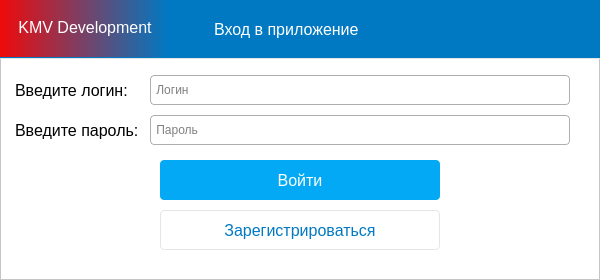
<?xml version="1.0" encoding="UTF-8"?>
<ui version="4.0">
 <class>MainWindow</class>
 <widget class="QMainWindow" name="MainWindow">
  <property name="geometry">
   <rect>
    <x>0</x>
    <y>0</y>
    <width>600</width>
    <height>280</height>
   </rect>
  </property>
  <property name="windowTitle">
   <string>Вход в приложение</string>
  </property>
  <widget class="QWidget" name="centralwidget">
   <widget class="QFrame" name="frame_2">
    <property name="geometry">
     <rect>
      <x>0</x>
      <y>0</y>
      <width>600</width>
      <height>280</height>
     </rect>
    </property>
    <property name="styleSheet">
     <string notr="true">background-color: rgb(255, 255, 255);</string>
    </property>
    <property name="frameShape">
     <enum>QFrame::StyledPanel</enum>
    </property>
    <property name="frameShadow">
     <enum>QFrame::Raised</enum>
    </property>
    <widget class="QPushButton" name="pushButton">
     <property name="geometry">
      <rect>
       <x>160</x>
       <y>160</y>
       <width>280</width>
       <height>40</height>
      </rect>
     </property>
     <property name="font">
      <font>
       <pointsize>12</pointsize>
      </font>
     </property>
     <property name="styleSheet">
      <string notr="true">QPushButton{
background: #03A9F4 ;
border-radius: 4px;
opacity: 1;
text-align: center;
letter-spacing: 0px;
color: #FFFFFF;
text-transform: uppercase;
font-weight: medium; 
}

QPushButton::hover{
background: #0079C2;
}</string>
     </property>
     <property name="text">
      <string>Войти</string>
     </property>
    </widget>
    <widget class="QPushButton" name="pushButton_2">
     <property name="geometry">
      <rect>
       <x>160</x>
       <y>210</y>
       <width>280</width>
       <height>40</height>
      </rect>
     </property>
     <property name="font">
      <font>
       <pointsize>12</pointsize>
      </font>
     </property>
     <property name="styleSheet">
      <string notr="true">QPushButton{
background: #FFFFFF ;
border-radius: 4px;
opacity: 1;
text-align: center;
letter-spacing: 0px;
color: #0079C2;
text-transform: uppercase;
font-weight: medium; 
border: 1px solid #e5e5e5;
}

QPushButton::hover{
background: #e8e8e8;
}</string>
     </property>
     <property name="text">
      <string>Зарегистрироваться</string>
     </property>
    </widget>
    <widget class="QLineEdit" name="lineEdit_2">
     <property name="geometry">
      <rect>
       <x>150</x>
       <y>75</y>
       <width>420</width>
       <height>30</height>
      </rect>
     </property>
     <property name="styleSheet">
      <string notr="true">border-radius: 4px;
border-style: solid;
border-width: 1px; 
border-color: #AFAEAE;</string>
     </property>
     <property name="inputMethodHints">
      <set>Qt::ImhNone</set>
     </property>
     <property name="inputMask">
      <string/>
     </property>
     <property name="echoMode">
      <enum>QLineEdit::Normal</enum>
     </property>
     <property name="placeholderText">
      <string> Логин</string>
     </property>
    </widget>
    <widget class="QLineEdit" name="lineEdit">
     <property name="geometry">
      <rect>
       <x>150</x>
       <y>115</y>
       <width>420</width>
       <height>30</height>
      </rect>
     </property>
     <property name="styleSheet">
      <string notr="true">border-radius: 4px;
border-style: solid;
border-width: 1px; 
border-color: #AFAEAE;</string>
     </property>
     <property name="inputMethodHints">
      <set>Qt::ImhHiddenText|Qt::ImhNoAutoUppercase|Qt::ImhNoPredictiveText|Qt::ImhSensitiveData</set>
     </property>
     <property name="inputMask">
      <string/>
     </property>
     <property name="text">
      <string/>
     </property>
     <property name="frame">
      <bool>true</bool>
     </property>
     <property name="echoMode">
      <enum>QLineEdit::Password</enum>
     </property>
     <property name="placeholderText">
      <string> Пароль</string>
     </property>
    </widget>
    <widget class="QFrame" name="frame">
     <property name="geometry">
      <rect>
       <x>-1</x>
       <y>-1</y>
       <width>842</width>
       <height>60</height>
      </rect>
     </property>
     <property name="styleSheet">
      <string notr="true">background: #0079C2 ;
border: 1px solid #e5e5e5;
</string>
     </property>
     <property name="frameShape">
      <enum>QFrame::StyledPanel</enum>
     </property>
     <property name="frameShadow">
      <enum>QFrame::Raised</enum>
     </property>
     <widget class="QLabel" name="label">
      <property name="geometry">
       <rect>
        <x>-1</x>
        <y>-1</y>
        <width>170</width>
        <height>60</height>
       </rect>
      </property>
      <property name="font">
       <font>
        <pointsize>12</pointsize>
       </font>
      </property>
      <property name="styleSheet">
       <string notr="true">background-color: qlineargradient(spread:pad, x1:0, y1:0, x2:1, y2:0, stop:0 #f10909, stop:1 #0079C2);
letter-spacing: 0px;
text-transform: uppercase;
font-weight: medium; 
border: 1px solid rgb(255, 255, 255);
color: white;
border-style: solid;
border-width: 1px; 
border-color: #0079C2;</string>
      </property>
      <property name="text">
       <string>&lt;html&gt;&lt;head/&gt;&lt;body&gt;&lt;p align=&quot;center&quot;&gt;&lt;span style=&quot; font-size:12pt;&quot;&gt;KMV Development&lt;/span&gt;&lt;/p&gt;&lt;/body&gt;&lt;/html&gt;</string>
      </property>
     </widget>
     <widget class="QLabel" name="label_2">
      <property name="geometry">
       <rect>
        <x>210</x>
        <y>10</y>
        <width>180</width>
        <height>40</height>
       </rect>
      </property>
      <property name="font">
       <font>
        <pointsize>12</pointsize>
       </font>
      </property>
      <property name="styleSheet">
       <string notr="true">letter-spacing: 0px;
text-transform: uppercase;
font-weight: medium; 
border: 1px solid rgb(255, 255, 255);
color: white;
border-style: solid;
border-width: 1px; 
border-color: #0079C2;</string>
      </property>
      <property name="text">
       <string>Вход в приложение</string>
      </property>
     </widget>
    </widget>
    <widget class="QLabel" name="label_3">
     <property name="geometry">
      <rect>
       <x>10</x>
       <y>70</y>
       <width>121</width>
       <height>40</height>
      </rect>
     </property>
     <property name="font">
      <font>
       <pointsize>12</pointsize>
      </font>
     </property>
     <property name="styleSheet">
      <string notr="true">letter-spacing: 0px;
font-weight: medium; 
border: 1px solid rgb(255, 255, 255);
color: black;
border-style: solid;
border-width: 1px; 
border-color: white;</string>
     </property>
     <property name="text">
      <string>Введите логин: </string>
     </property>
    </widget>
    <widget class="QLabel" name="label_4">
     <property name="geometry">
      <rect>
       <x>10</x>
       <y>110</y>
       <width>131</width>
       <height>40</height>
      </rect>
     </property>
     <property name="font">
      <font>
       <pointsize>12</pointsize>
      </font>
     </property>
     <property name="styleSheet">
      <string notr="true">letter-spacing: 0px;
font-weight: medium; 
border: 1px solid rgb(255, 255, 255);
color: black;
border-style: solid;
border-width: 1px; 
border-color: white;</string>
     </property>
     <property name="text">
      <string>Введите пароль: </string>
     </property>
    </widget>
   </widget>
  </widget>
 </widget>
 <resources/>
 <connections/>
</ui>
